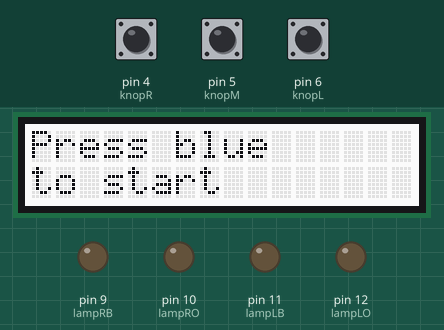
Recording of a sketch running on a simulated Arduino Uno, built with avr-gcc and run on an emulated ATmega328P. On the bench: 16×2 character LCD, output pins drawn as LEDs (lit = HIGH). Inputs (shaded band) come from the test bench; at power-on: pin 5 (knopM) LOW, pin 4 (knopR) LOW, pin 6 (knopL) LOW. Random numbers use the default seed unless the sketch sets one.

Above: at 1.2 s.
1.3 s: pin 5 (knopM) pulled HIGH for 0.15 s
At 2.6 s:
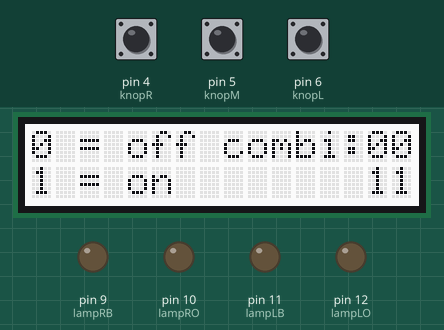
2.9 s: pin 4 (knopR) pulled HIGH for 0.15 s
At 3.3 s:
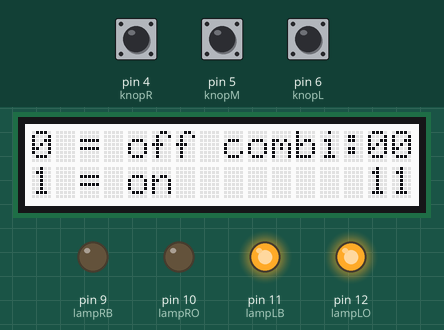
4.5 s: pin 6 (knopL) pulled HIGH for 0.15 s
At 5.1 s:
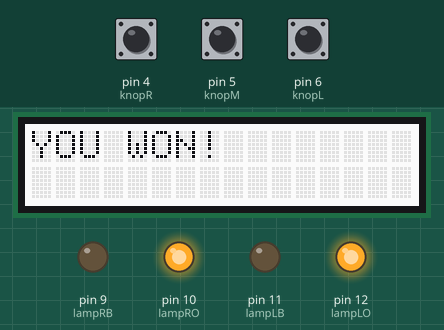
7.6 s: pin 5 (knopM) pulled HIGH for 3.2 s
At 11.5 s:
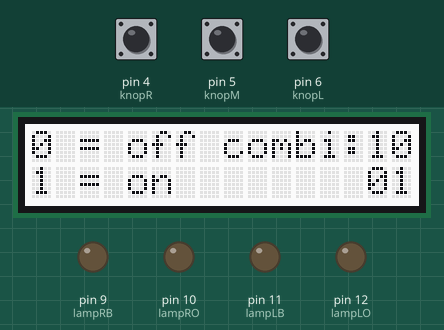
12.3 s: pin 6 (knopL) pulled HIGH for 1 s
At 13.4 s:
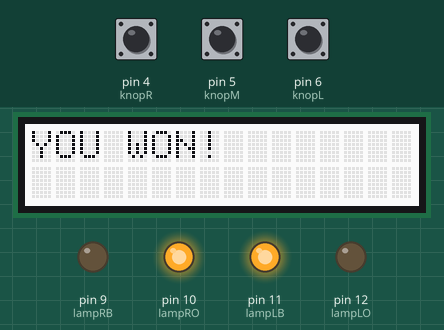
Timing chart, 0 to 18.8 s (numbered marks = the images above; inputs shaded):
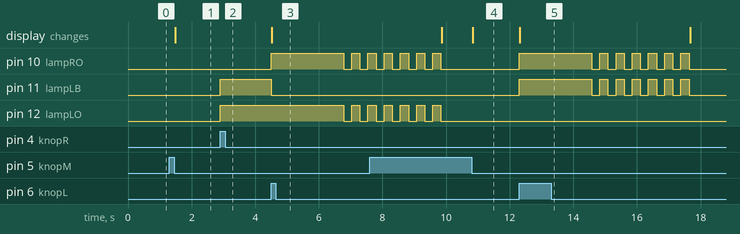

The sketch:

sketch_may20a.ino
```cpp
#include <Wire.h>
#include "rgb_lcd.h"

rgb_lcd lcd;


/*
 * Constante variabelen
 */

// Gamestates
const int START = 0;
const int PRIME = 1;
const int SPELEN = 2;
const int KLAAR = 3;

const int INACTIEF = 0;
const int ACTIEF = 1;

const int UIT = 0;
const int AAN = 1;


/*
 * Variabelen
 */

// Button States
int knopLState;
int knopMState;
int knopRState;

// Overige States
int gameState;
int lampState;
int toggleState;
int knipperState;

// Winstates
int winState[4];
int winStateRand;

// Tijd & Optellen
unsigned long timer = 0;
int counter;

// Pinnen van de Knoppen
int knopL = 6;
int knopM = 5;
int knopR = 4;

// Pinnen van de Lampjes
int lampLB = 11;
int lampRB = 9;
int lampLO = 12;
int lampRO = 10;


void setup()
{
Serial.begin(9600);

  lcd.begin(16, 2);

  // Zet button states
  knopLState = INACTIEF;
  knopMState = INACTIEF;
  knopRState = INACTIEF;

  // Zet overige states
  gameState = START;
  lampState = INACTIEF;
  toggleState = ACTIEF;
  knipperState = INACTIEF;

  // Zet counter
  counter = 0;

  // Zet pinmodes
  pinMode(knopL, INPUT);
  pinMode(knopM, INPUT);
  pinMode(knopR, INPUT);

  pinMode(lampLB, OUTPUT);
  pinMode(lampRB, OUTPUT);
  pinMode(lampLO, OUTPUT);
  pinMode(lampRO, OUTPUT);
}


// Function om lampjes te togglen
void toggleLamp(bool boolLampLB, bool boolLampRB, bool boolLampLO, bool boolLampRO)
{
  // Toggle lampje links boven
  if (boolLampLB == AAN)
  {
    if (digitalRead(lampLB) == LOW)
    {
      digitalWrite(lampLB, HIGH);
    }
    else if (digitalRead(lampLB) == HIGH)
    {
      digitalWrite(lampLB, LOW);
    }
  }

  // Toggle lampje rechts boven
  if (boolLampRB == AAN)
  {
    if (digitalRead(lampRB) == LOW)
    {
      digitalWrite(lampRB, HIGH);
    }
    else if (digitalRead(lampRB) == HIGH)
    {
      digitalWrite(lampRB, LOW);
    }
  }

  // Toggle lampje links onder
  if (boolLampLO == AAN)
  {
    if (digitalRead(lampLO) == LOW)
    {
      digitalWrite(lampLO, HIGH);
    }
    else if (digitalRead(lampLO) == HIGH)
    {
      digitalWrite(lampLO, LOW);
    }
  }

  // Toggle lampje rechts onder
  if (boolLampRO == AAN)
  {
    if (digitalRead(lampRO) == LOW)
    {
      digitalWrite(lampRO, HIGH);
    }
      else if (digitalRead(lampRO) == HIGH)
    {
      digitalWrite(lampRO, LOW);
    }
  }
}


void loop()
{
  /*
   * Gamestate = Start
   */
  if (gameState == START)
  {
    // Zet schermpje op menustand
    lcd.setCursor(0, 0);
    lcd.print("Press blue");
    lcd.setCursor(0, 1);
    lcd.print("to start");

    // Randomize winstate
    winStateRand = rand() % 7;

    // Verschillende winstates (0 = LB, 1 = RB, 2 = LO, 3 = RO)
    switch(winStateRand)
    {
      case 0:
        winState[0] = AAN;
        winState[1] = AAN;
        winState[2] = UIT;
        winState[3] = UIT;
        break;
      case 1:
        winState[0] = AAN;
        winState[1] = UIT;
        winState[2] = AAN;
        winState[3] = UIT;
        break;
      case 2:
        winState[0] = AAN;
        winState[1] = UIT;
        winState[2] = UIT;
        winState[3] = AAN;
        break;
      case 3:
        winState[0] = AAN;
        winState[1] = AAN;
        winState[2] = AAN;
        winState[3] = AAN;
        break;
      case 4:
        winState[0] = UIT;
        winState[1] = AAN;
        winState[2] = UIT;
        winState[3] = AAN;
        break;
      case 5:
        winState[0] = UIT;
        winState[1] = UIT;
        winState[2] = AAN;
        winState[3] = AAN;
        break;
      case 6:
        winState[0] = UIT;
        winState[1] = AAN;
        winState[2] = AAN;
        winState[3] = UIT;
        break;
    }

    // Als knopM is ingedrukt, zet gamestate op prime, zodat de game niet bij indruken, maar bij loslaten van de knop begint
    if (digitalRead(knopM) == HIGH)
    {
      gameState = PRIME;
    }
  }


  /*
   * Gamestate = Prime
   */
  if (gameState == PRIME)
  {
    if (digitalRead(knopM) == LOW)
    {
      // Zet gamestate op spelen bij loslaten van de knop
      gameState = SPELEN;
      lcd.clear();


      // Laat uitleg zien op schermpje
      lcd.setCursor(0,0);
      lcd.print("0 = off combi:");

      lcd.setCursor(0,1);
      lcd.print("1 = on");


      // Laat goede combinatie zien op schermpje
      lcd.setCursor(14,0);
      lcd.print(winState[0]);

      lcd.setCursor(15,0);
      lcd.print(winState[1]);

      lcd.setCursor(14,1);
      lcd.print(winState[2]);

      lcd.setCursor(15,1);
      lcd.print(winState[3]);
    }
  }


  /*
   * Gamestate = Spelen
   */
  if (gameState == SPELEN)
  {
    if (knopLState == INACTIEF) // als de knop niet ingedrukt is in de code
    {
      if (digitalRead(knopL) == HIGH && toggleState == ACTIEF) // als de knop is ingedrukt en er nog niet getoggled is
      {
        knopLState = ACTIEF; // knop is ingedrukt in de code
        lampState = ACTIEF; // de state van de lampjes kan veranderd worden
      }
    }

    if (knopLState == ACTIEF) // als de knop is ingedrukt in de code
    {
      if (digitalRead(knopL) == LOW) // als de knop los is
      {
        knopLState = INACTIEF; // de knop is los in de code
        toggleState = ACTIEF; // togglestate wordt gereset
      }
    }


    if (knopMState == INACTIEF)
    {
      if (digitalRead(knopM) == HIGH && toggleState == ACTIEF)
      {
        knopMState = ACTIEF;
        lampState = ACTIEF;
      }
    }

    if (knopMState == ACTIEF)
    {
      if (digitalRead(knopM) == LOW)
      {
        knopMState = INACTIEF;
        toggleState = ACTIEF;
      }
    }


    if (knopRState == INACTIEF)
    {
      if (digitalRead(knopR) == HIGH && toggleState == ACTIEF)
      {
        knopRState = ACTIEF;
        lampState = ACTIEF;
      }
    }

    if (knopRState == ACTIEF)
    {
      if (digitalRead(knopR) == LOW)
      {
        knopRState = INACTIEF;
        toggleState = ACTIEF;
      }
    }


    // Toggled lampje LB & lampje RO
    if (knopLState == ACTIEF) // als de knop is ingedrukt in de code
    {
      if (lampState == ACTIEF) // als de state van de lampjes veranderd kan worden
      {
        toggleLamp(AAN, UIT, UIT, AAN); // togglet de betreffede lampjes
        lampState = INACTIEF; // lampjes kunnen niet meer van status veranderen
        toggleState = INACTIEF; // er is getoggled
      }
    }

    // Toggled lampje RB & lampje LO
    if (knopMState == ACTIEF)
    {
      if (lampState == ACTIEF)
      {
        toggleLamp(UIT, AAN, AAN, UIT);
        lampState = INACTIEF;
        toggleState = INACTIEF;
      }
    }

    // Toggled lampje LB & lampje LO
    if (knopRState == ACTIEF)
    {
      if (lampState == ACTIEF)
      {
        toggleLamp(AAN, UIT, AAN, UIT);
        lampState = INACTIEF;
        toggleState = INACTIEF;
      }
    }


    // Checkt of de winstate is behaald
    if (digitalRead(lampLB) == winState[0] && digitalRead(lampRB) == winState[1] && digitalRead(lampLO) == winState[2] && digitalRead(lampRO) == winState[3]) //(0 = LB, 1 = RB, 2 = LO, 3 = RO)
    {
      lcd.clear();
      gameState = KLAAR;
      timer = millis();
    }
  }


  /*
   * Gamestate = Klaar
   */
  if (gameState == KLAAR)
  {
    // Laat winbericht op schermpje zien
    lcd.setCursor(0, 0);
    lcd.print("YOU WON!");


    // Voorbereiding op opnieuw starten
    if (millis() - timer >= 250 && counter >= 12)
    {
      digitalWrite(lampLO, LOW);
      digitalWrite(lampLB, LOW);
      digitalWrite(lampRO, LOW);
      digitalWrite(lampRB, LOW);

      counter = 0;
      knipperState = INACTIEF;

      gameState = START;
      lcd.clear();
    }

    // Wacht met knipperen tot 2 seconden na winnen
    if (millis() - timer >= 2000)
    {
      knipperState = ACTIEF;
      timer = millis();
    }

    // Knippert winstand lampjes
    if (millis() - timer >= 250 && knipperState == ACTIEF)
    {
      toggleLamp(winState[0], winState[1], winState[2], winState[3]); // togglet alleen de lampjes die aan moeten staan om te winnen
      timer = millis();
      counter++;
    }
  }
  delay(10); // om de stuiter van de knop te fixen
}
```

Measured:
- after the input at 1.3 s, the display: changes after 0.19 s (image 1)
- after the input at 2.9 s, pin 11 (lampLB), pin 12 (lampLO): LOW → HIGH at once
- after the input at 4.5 s, pin 10 (lampRO): goes HIGH 2.3 s, LOW 0.26 s, HIGH 0.26 s, LOW 0.26 s, then HIGH, starting at once; pin 11 (lampLB): HIGH → LOW at once; pin 12 (lampLO): alternates HIGH for 0.26 s and LOW for 0.26 s, starting after 2.3 s; the display: changes at once (image 3)
- after the input at 12.3 s, pin 10 (lampRO), pin 11 (lampLB): LOW → HIGH at once, then repeats every 0.51 s: LOW 0.26 s, HIGH 0.26 s, until it stays LOW from 17.6 s; the display: changes at once (image 5)
